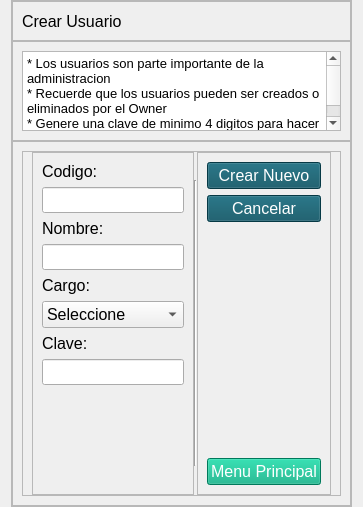
             <widget class="QWidget" name="pageB_Crear">
              <layout class="QHBoxLayout" name="horizontalLayout_9">
               <property name="topMargin">
                <number>0</number>
               </property>
               <property name="bottomMargin">
                <number>0</number>
               </property>
               <item>
                <widget class="QFrame" name="frame_3">
                 <property name="maximumSize">
                  <size>
                   <width>700</width>
                   <height>16777215</height>
                  </size>
                 </property>
                 <property name="frameShape">
                  <enum>QFrame::StyledPanel</enum>
                 </property>
                 <property name="frameShadow">
                  <enum>QFrame::Raised</enum>
                 </property>
                 <layout class="QVBoxLayout" name="verticalLayout_8">
                  <property name="spacing">
                   <number>0</number>
                  </property>
                  <property name="leftMargin">
                   <number>0</number>
                  </property>
                  <property name="topMargin">
                   <number>0</number>
                  </property>
                  <property name="rightMargin">
                   <number>0</number>
                  </property>
                  <property name="bottomMargin">
                   <number>0</number>
                  </property>
                  <item>
                   <widget class="QFrame" name="Atitulo_2">
                    <property name="minimumSize">
                     <size>
                      <width>0</width>
                      <height>40</height>
                     </size>
                    </property>
                    <property name="maximumSize">
                     <size>
                      <width>16777215</width>
                      <height>40</height>
                     </size>
                    </property>
                    <property name="frameShape">
                     <enum>QFrame::StyledPanel</enum>
                    </property>
                    <property name="frameShadow">
                     <enum>QFrame::Raised</enum>
                    </property>
                    <layout class="QHBoxLayout" name="horizontalLayout_23">
                     <item>
                      <widget class="QLabel" name="label_4">
                       <property name="maximumSize">
                        <size>
                         <width>16777215</width>
                         <height>100000</height>
                        </size>
                       </property>
                       <property name="font">
                        <font>
                         <pointsize>12</pointsize>
                        </font>
                       </property>
                       <property name="text">
                        <string>Crear Usuario</string>
                       </property>
                      </widget>
                     </item>
                    </layout>
                   </widget>
                  </item>
                  <item>
                   <widget class="QFrame" name="Btexto_2">
                    <property name="minimumSize">
                     <size>
                      <width>0</width>
                      <height>100</height>
                     </size>
                    </property>
                    <property name="maximumSize">
                     <size>
                      <width>16777215</width>
                      <height>100</height>
                     </size>
                    </property>
                    <property name="frameShape">
                     <enum>QFrame::StyledPanel</enum>
                    </property>
                    <property name="frameShadow">
                     <enum>QFrame::Raised</enum>
                    </property>
                    <layout class="QVBoxLayout" name="verticalLayout_10">
                     <item>
                      <widget class="QTextBrowser" name="textBrowser_2">
                       <property name="font">
                        <font>
                         <pointsize>12</pointsize>
                        </font>
                       </property>
                       <property name="html">
                        <string>&lt;!DOCTYPE HTML PUBLIC &quot;-//W3C//DTD HTML 4.0//EN&quot; &quot;http://www.w3.org/TR/REC-html40/strict.dtd&quot;&gt;
&lt;html&gt;&lt;head&gt;&lt;meta name=&quot;qrichtext&quot; content=&quot;1&quot; /&gt;&lt;style type=&quot;text/css&quot;&gt;
p, li { white-space: pre-wrap; }
&lt;/style&gt;&lt;/head&gt;&lt;body style=&quot; font-family:'MS Shell Dlg 2'; font-size:12pt; font-weight:400; font-style:normal;&quot;&gt;
&lt;p style=&quot; margin-top:0px; margin-bottom:0px; margin-left:0px; margin-right:0px; -qt-block-indent:0; text-indent:0px;&quot;&gt;&lt;span style=&quot; font-size:10pt;&quot;&gt;* Los usuarios son parte importante de la administracion&lt;/span&gt;&lt;/p&gt;
&lt;p style=&quot; margin-top:0px; margin-bottom:0px; margin-left:0px; margin-right:0px; -qt-block-indent:0; text-indent:0px;&quot;&gt;&lt;span style=&quot; font-size:10pt;&quot;&gt;* Recuerde que los usuarios pueden ser creados o eliminados por el Owner&lt;/span&gt;&lt;/p&gt;
&lt;p style=&quot; margin-top:0px; margin-bottom:0px; margin-left:0px; margin-right:0px; -qt-block-indent:0; text-indent:0px;&quot;&gt;&lt;span style=&quot; font-size:10pt;&quot;&gt;* Genere una clave de minimo 4 digitos para hacer segura&lt;/span&gt;&lt;/p&gt;&lt;/body&gt;&lt;/html&gt;</string>
                       </property>
                      </widget>
                     </item>
                    </layout>
                   </widget>
                  </item>
                  <item>
                   <widget class="QFrame" name="frame_12">
                    <property name="font">
                     <font>
                      <pointsize>1</pointsize>
                     </font>
                    </property>
                    <property name="frameShape">
                     <enum>QFrame::StyledPanel</enum>
                    </property>
                    <property name="frameShadow">
                     <enum>QFrame::Raised</enum>
                    </property>
                    <layout class="QHBoxLayout" name="horizontalLayout_16">
                     <item>
                      <widget class="QFrame" name="frame_26">
                       <property name="maximumSize">
                        <size>
                         <width>10000</width>
                         <height>16777215</height>
                        </size>
                       </property>
                       <property name="styleSheet">
                        <string notr="true">QPushButton
{
color: rgb(255, 255, 255);
background-color: rgb(8, 80, 97);
}
QPushButton::hover
{
color: rgb(255, 255, 255);
	background-color: rgb(45, 131, 118);
}</string>
                       </property>
                       <property name="frameShape">
                        <enum>QFrame::StyledPanel</enum>
                       </property>
                       <property name="frameShadow">
                        <enum>QFrame::Raised</enum>
                       </property>
                       <layout class="QHBoxLayout" name="horizontalLayout_24">
                        <property name="spacing">
                         <number>0</number>
                        </property>
                        <property name="topMargin">
                         <number>0</number>
                        </property>
                        <property name="bottomMargin">
                         <number>0</number>
                        </property>
                        <item>
                         <widget class="QFrame" name="frame_33">
                          <property name="maximumSize">
                           <size>
                            <width>180</width>
                            <height>16777215</height>
                           </size>
                          </property>
                          <property name="frameShape">
                           <enum>QFrame::StyledPanel</enum>
                          </property>
                          <property name="frameShadow">
                           <enum>QFrame::Raised</enum>
                          </property>
                          <layout class="QVBoxLayout" name="verticalLayout_2">
                           <item>
                            <widget class="QLabel" name="label_10">
                             <property name="font">
                              <font>
                               <pointsize>12</pointsize>
                              </font>
                             </property>
                             <property name="text">
                              <string>Codigo: </string>
                             </property>
                             <property name="alignment">
                              <set>Qt::AlignLeading|Qt::AlignLeft|Qt::AlignVCenter</set>
                             </property>
                            </widget>
                           </item>
                           <item>
                            <widget class="QLineEdit" name="inputCodigo">
                             <property name="font">
                              <font>
                               <pointsize>11</pointsize>
                              </font>
                             </property>
                             <property name="text">
                              <string/>
                             </property>
                            </widget>
                           </item>
                           <item>
                            <widget class="QLabel" name="label_11">
                             <property name="font">
                              <font>
                               <pointsize>12</pointsize>
                              </font>
                             </property>
                             <property name="text">
                              <string>Nombre: </string>
                             </property>
                             <property name="alignment">
                              <set>Qt::AlignLeading|Qt::AlignLeft|Qt::AlignVCenter</set>
                             </property>
                            </widget>
                           </item>
                           <item>
                            <widget class="QLineEdit" name="inputNombre">
                             <property name="font">
                              <font>
                               <pointsize>11</pointsize>
                              </font>
                             </property>
                            </widget>
                           </item>
                           <item>
                            <widget class="QLabel" name="label_12">
                             <property name="font">
                              <font>
                               <pointsize>12</pointsize>
                              </font>
                             </property>
                             <property name="text">
                              <string>Cargo: </string>
                             </property>
                             <property name="alignment">
                              <set>Qt::AlignLeading|Qt::AlignLeft|Qt::AlignVCenter</set>
                             </property>
                            </widget>
                           </item>
                           <item>
                            <widget class="QComboBox" name="inputCargo">
                             <property name="font">
                              <font>
                               <pointsize>12</pointsize>
                              </font>
                             </property>
                             <item>
                              <property name="text">
                               <string>Seleccione</string>
                              </property>
                             </item>
                            </widget>
                           </item>
                           <item>
                            <widget class="QLabel" name="label_13">
                             <property name="font">
                              <font>
                               <pointsize>12</pointsize>
                              </font>
                             </property>
                             <property name="text">
                              <string>Clave: </string>
                             </property>
                             <property name="alignment">
                              <set>Qt::AlignLeading|Qt::AlignLeft|Qt::AlignVCenter</set>
                             </property>
                            </widget>
                           </item>
                           <item>
                            <widget class="QLineEdit" name="inputClave">
                             <property name="font">
                              <font>
                               <pointsize>11</pointsize>
                              </font>
                             </property>
                            </widget>
                           </item>
                           <item>
                            <spacer name="verticalSpacer_3">
                             <property name="orientation">
                              <enum>Qt::Vertical</enum>
                             </property>
                             <property name="sizeHint" stdset="0">
                              <size>
                               <width>20</width>
                               <height>40</height>
                              </size>
                             </property>
                            </spacer>
                           </item>
                          </layout>
                         </widget>
                        </item>
                        <item>
                         <widget class="Line" name="line_2">
                          <property name="maximumSize">
                           <size>
                            <width>16777215</width>
                            <height>286</height>
                           </size>
                          </property>
                          <property name="orientation">
                           <enum>Qt::Vertical</enum>
                          </property>
                         </widget>
                        </item>
                        <item>
                         <widget class="QFrame" name="frame_32">
                          <property name="maximumSize">
                           <size>
                            <width>200</width>
                            <height>16777215</height>
                           </size>
                          </property>
                          <property name="font">
                           <font>
                            <pointsize>11</pointsize>
                           </font>
                          </property>
                          <property name="frameShape">
                           <enum>QFrame::StyledPanel</enum>
                          </property>
                          <property name="frameShadow">
                           <enum>QFrame::Raised</enum>
                          </property>
                          <layout class="QVBoxLayout" name="verticalLayout_9">
                           <item>
                            <widget class="QPushButton" name="btn_insertData">
                             <property name="font">
                              <font>
                               <pointsize>12</pointsize>
                              </font>
                             </property>
                             <property name="text">
                              <string>Crear Nuevo</string>
                             </property>
                            </widget>
                           </item>
                           <item>
                            <widget class="QPushButton" name="btnCancelarCrearB">
                             <property name="font">
                              <font>
                               <pointsize>12</pointsize>
                              </font>
                             </property>
                             <property name="text">
                              <string>Cancelar</string>
                             </property>
                            </widget>
                           </item>
                           <item>
                            <spacer name="verticalSpacer">
                             <property name="orientation">
                              <enum>Qt::Vertical</enum>
                             </property>
                             <property name="sizeHint" stdset="0">
                              <size>
                               <width>20</width>
                               <height>230</height>
                              </size>
                             </property>
                            </spacer>
                           </item>
                           <item>
                            <widget class="QPushButton" name="btnXCerrarB">
                             <property name="font">
                              <font>
                               <pointsize>12</pointsize>
                              </font>
                             </property>
                             <property name="styleSheet">
                              <string notr="true">QPushButton
{
color: rgb(255, 255, 255);
background-color: rgb(0, 170, 127);

}
QPushButton::hover
{
color: rgb(255, 255, 255);
background-color: rgb(8, 80, 97);
}</string>
                             </property>
                             <property name="text">
                              <string>Menu Principal</string>
                             </property>
                            </widget>
                           </item>
                          </layout>
                         </widget>
                        </item>
                       </layout>
                      </widget>
                     </item>
                    </layout>
                   </widget>
                  </item>
                 </layout>
                </widget>
               </item>
              </layout>
             </widget>
